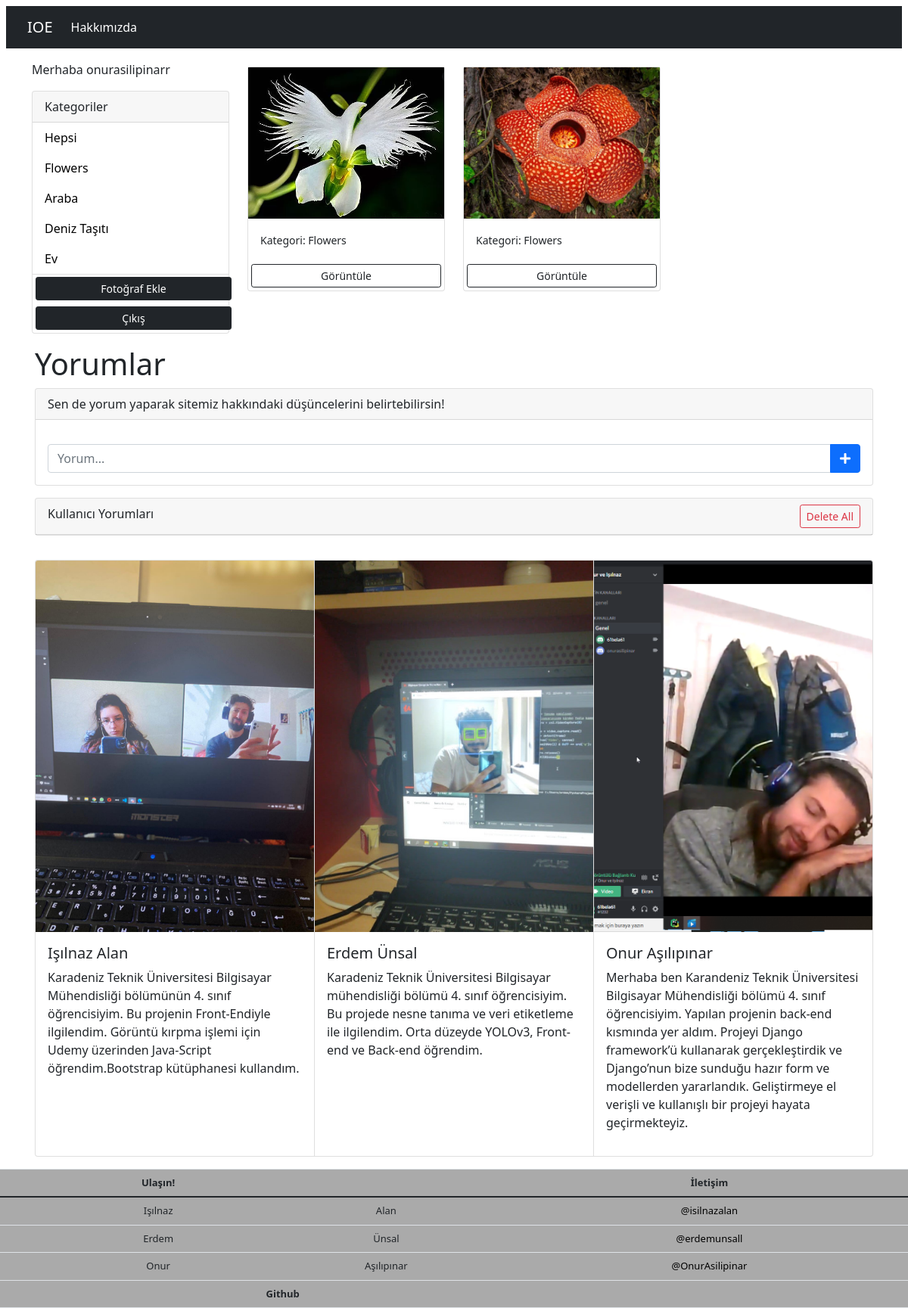
The app's page /?category=Flowers (signed in) with its own data.
### photos/models.py (models this page shows, shortened)
class Category(models.Model):
    class Meta:
        verbose_name = 'Category'
        verbose_name_plural = 'Categories'
    user = models.ForeignKey(
        User, on_delete=models.SET_NULL, null=True, blank=True)
    name = models.CharField(max_length=100, null=False, blank=False)

class Photo(models.Model):
    class Meta:
        verbose_name = 'Photo'
        verbose_name_plural = 'Photos'
    category = models.ForeignKey(
        Category, on_delete=models.SET_NULL, null=True, blank=True)
    image = models.ImageField(null=False, blank=False)
    description = models.TextField()

### photos/views.py (the view)
# urls.py: path('', views.gallery, name='gallery'),
@login_required(login_url='login')
def gallery(request):
    user = request.user
    category = request.GET.get('category')
    if category == None:
        photos = Photo.objects.filter(category__user=user)
    else:
        photos = Photo.objects.filter(
            category__name=category, category__user=user)
    categories = Category.objects.filter(user=user)
    context = {'categories': categories, 'photos': photos}
    return render(request, 'photos/gallery.html', context)

### photos/templates/photos/gallery.html (shortened to what this page needs)
{% load static %}
<!DOCTYPE html>
<html lang="en">
<head>
    <link rel="stylesheet" href="https://stackpath.bootstrapcdn.com/bootstrap/4.1.3/css/bootstrap.min.css">
    <link rel="stylesheet" href="https://use.fontawesome.com/releases/v5.4.1/css/all.css">
    <link href="https://cdn.jsdelivr.net/npm/bootstrap@5.0.0-beta1/dist/css/bootstrap.min.css" rel="stylesheet"
>
</head>
<body class="">
<nav class="navbar fixed-top m-2 navbar-expand-lg navbar-dark bg-dark" >
  <div class="container-fluid">
    <a class="navbar-brand" href="#">IOE</a>
    <div class="collapse navbar-collapse" id="navbarNavAltMarkup">
      <div class="navbar-nav">
        <a class="nav-link active" aria-current="page" href="#hakkimizda">Hakkımızda</a>
      </div>
    </div>
  </div>
</nav>
    <div class="container">
        <div class="row">
            <div class="col-md-3">
                {% if request.user.is_authenticated %}
                <p>Merhaba {{request.user}}</p>
                {% endif %}
                <div class="card">
                    <div class="card-header">
                        Kategoriler
                    </div>
                    <ul class="list-group list-group-flush">
                        <li class="list-group-item">
                            <a href="{% url 'gallery' %}">Hepsi</a>
                        </li>
                        {% for category in categories %}
                        <li class=" list-group-item">
                            <a href="{% url 'gallery' %}?category={{category.name}}">
                                {{category.name}}
                            </a>
                        </li>
                        {% endfor %}
                        <a href="{% url 'add' %}" class="btn btn-dark btn-block btn-sm m-1">Fotoğraf Ekle</a>
                        <a href="{% url 'logout' %}" class="btn btn-dark btn-block btn-sm m-1">Çıkış</a>
                    </ul>
                </div>
            </div>
            <div class="col-md-9">
                <div class="row">
                    {% for photo in photos %}
                    <div class="col-md-4">
                        <div class="card my-2">
                            <img class="image-thumbail" src="{{photo.image.url}}" alt="Card image cap">
                            <div class="card-body">
                                <small>Kategori: {{photo.category.name}}</small>
                            </div>
                            <a href="{% url 'photo' photo.id %}" class="btn btn-outline-dark btn-sm m-1">Görüntüle</a>
                        </div>
                    </div>
                    {% empty %}
                    <h3>No photos...</h3>
                    {% endfor %}
                </div>
            </div>
        </div>
    </div>
<div class="container p-3">
        <h1 class="app-title" id="header">Yorumlar</h1>
        <div class="card">
            <div class="card-header">
                Sen de yorum yaparak sitemiz hakkındaki düşüncelerini belirtebilirsin!
            </div>
            <div class="card-body">
                <form id="addTaskForm">
                    <div class="input-group mt-3">
                    <input id="txtTaskName" name="taskName" type="text" class="form-control" placeholder="Yorum..." aria-describedby="btnAddNewTask">
                    <div class="input-group-append">
                        <button class="btn btn-primary" type="submit" id="btnAddNewTask">
                            <i class="fas fa-plus"></i>
                        </button>
                    </div>
                </div>
                </form>
            </div>
        </div>
        <div class="card mt-3">
            <div class="card-header">
                Kullanıcı Yorumları
                <a id="btnDeleteAll" href="#" class="btn btn-outline-danger btn-sm delete-all float-right">
                    Delete All
                </a>
            </div>
        </div>
    <div class="card-group" id="hakkimizda" style="padding-top: 2rem">
  <div class="card">
    <img src="{% static 'images/card2.jpeg' %}" class="card-img-top" alt="...">
    <div class="card-body">
      <h5 class="card-title">Işılnaz Alan</h5>
      <p class="card-text">Karadeniz Teknik Üniversitesi Bilgisayar Mühendisliği bölümünün 4. sınıf öğrencisiyim. Bu projenin Front-Endiyle ilgilendim. Görüntü kırpma işlemi için Udemy üzerinden Java-Script öğrendim.Bootstrap kütüphanesi kullandım.</p>
    </div>
  </div>
  <div class="card">
    <img src="{% static 'images/card3.jpeg' %}" class="card-img-top" alt="...">
    <div class="card-body">
      <h5 class="card-title">Erdem Ünsal</h5>
      <p class="card-text">Karadeniz Teknik Üniversitesi Bilgisayar mühendisliği bölümü 4. sınıf öğrencisiyim. Bu projede nesne tanıma ve veri etiketleme ile ilgilendim. Orta düzeyde  YOLOv3, Front-end ve Back-end öğrendim.</p>
    </div>
  </div>
  <div class="card">
    <img src="{% static 'images/card1.png' %}" class="card-img-top" alt="...">
    <div class="card-body">
      <h5 class="card-title">Onur Aşılıpınar</h5>
      <p class="card-text">Merhaba ben Karandeniz Teknik Üniversitesi Bilgisayar Mühendisliği bölümü 4. sınıf öğrencisiyim. Yapılan projenin  back-end kısmında yer aldım. Projeyi Django framework’ü kullanarak gerçekleştirdik ve Django’nun bize sunduğu hazır form ve modellerden yararlandık. Geliştirmeye el verişli ve kullanışlı bir projeyi hayata geçirmekteyiz.</p>
    </div>
  </div>
</div>
    </div>
<table class="table m-0" style="width:100%; background-color: #aaaaaa; text-align: center; font-size: small">
  <thead>
    <tr>
      <th scope="col"></th>
      <th scope="col">Ulaşın!</th>
      <th scope="col"></th>
      <th scope="col">İletişim</th>
    </tr>
  </thead>
  <tbody>
    <tr>
      <th scope="row"></th>
      <td>Işılnaz</td>
      <td>Alan</td>
      <td><a href="https://twitter.com/isilnazalan" style="text-decoration: none; color: black" >@isilnazalan</a> </td>
    </tr>
    <tr>
      <th scope="row"></th>
      <td>Erdem</td>
      <td>Ünsal</td>
      <td><a href="https://twitter.com/erdemunsall" style="text-decoration: none; color: black" >@erdemunsall</a></td>
    </tr>
    <tr>
    <tr>
      <th scope="row"></th>
      <td>Onur</td>
      <td>Aşılıpınar</td>
      <td><a href="https://twitter.com/OnurAsilipinar" style="text-decoration: none; color: black" >@OnurAsilipinar</a></td>
    </tr>
    <tr>
      <th scope="row"></th>
      <td colspan="2"><b>Github</b></td>
      <td></td>
    </tr>
  </tbody>
</table>
</body>
</html>

### photos/templates/photos/gallery.html (style rules this page uses)
body { padding-top: 5rem; }
.image-thumbail { height: 200px; object-fit: cover; }
.list-group-item a { text-decoration: none; color: black; }
table { padding-bottom: 0px; }

### records on screen
Category: name "Flowers"
Category: name "Araba"
Category: name "Deniz Taşıtı"
Category: name "Ev"
Photo: image (picture), category.name "Flowers"
Photo: image (picture), category.name "Flowers"

### other values on screen
{{ request.user }} "onurasilipinarr"
